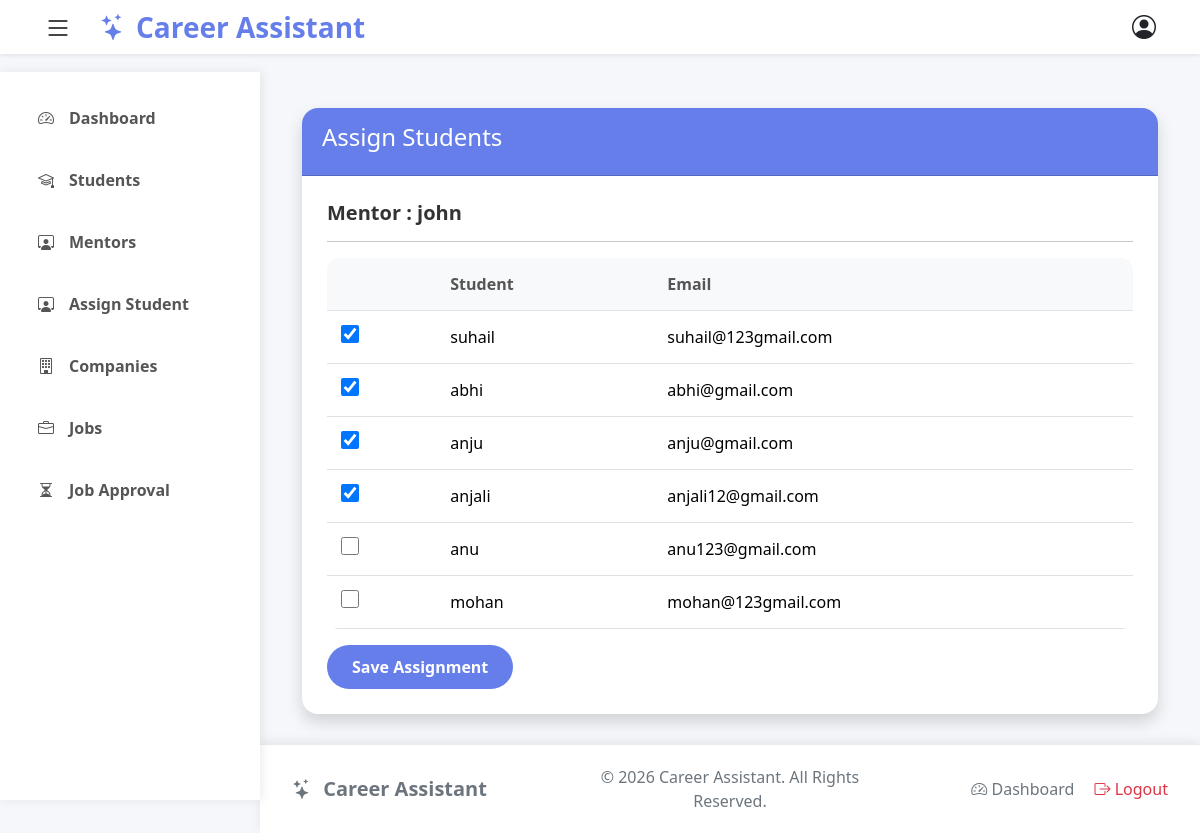
/assign-students/1/ (signed in), run on the app's committed database.
### careerproject/models.py (models this page shows, shortened)
class MentorProfile(models.Model):
    user = models.OneToOneField(CustomUser, on_delete=models.CASCADE)
    profile_pic = models.ImageField(upload_to='mentors/', blank=True, null=True)
    full_name = models.CharField(max_length=100, blank=True)
    phone = models.CharField(max_length=15, blank=True)
    GENDER_CHOICES = (
            ('Male', 'Male'),
            ('Female', 'Female'),
            ('Other', 'Other')
    )
    gender = models.CharField(max_length=10, choices=GENDER_CHOICES, blank=True)
    QUALIFICATION_CHOICES = (
    ('Diploma', 'Diploma'),
    ('BCA', 'BCA'),
    ('B.Sc', 'B.Sc'),
    ('B.Tech', 'B.Tech'),
    ('BE', 'BE'),
    ('B.Com', 'B.Com'),
    ('BA', 'BA'),
    ('MCA', 'MCA'),
    ('M.Sc', 'M.Sc'),
    ('M.Tech', 'M.Tech'),
    ('MBA', 'MBA'),
    ('PhD', 'PhD'),
    ('Other', 'Other'),
    )
    qualification = models.CharField(max_length=100, choices=QUALIFICATION_CHOICES, blank=True)
    specialization = models.CharField(max_length=100, blank=True)
    experience = models.PositiveIntegerField(default=0)
    company = models.CharField(max_length=100, blank=True)

class CustomUser(AbstractUser):
    username = models.CharField(max_length=20, unique=True)
    email = models.EmailField(unique=True)
    ROLE_CHOICES = (
        ('admin', 'Admin'),
        ('student', 'Student'),
        ('mentor', 'Mentor'),
        ('company', 'Company'),
    )
    role = models.CharField(
        max_length=10, choices=ROLE_CHOICES, default='student')

class StudentProfile(models.Model):
    user = models.OneToOneField(CustomUser, on_delete=models.CASCADE)
    mentor = models.ForeignKey('MentorProfile', on_delete=models.SET_NULL, null=True, blank=True, related_name="students")
    profile_pic = models.ImageField(upload_to='students/', blank=True, null=True)
    full_name = models.CharField(max_length=100)
    phone = models.CharField(max_length=15,)
    GENDER_CHOICES = (
            ('Male', 'Male'),
            ('Female', 'Female'),
            ('Other', 'Other')
    )
    gender = models.CharField(max_length=10,choices=GENDER_CHOICES)
    dob = models.DateField(blank=True, null=True)
    location = models.CharField(max_length=100, blank=True)
    QUALIFICATION_CHOICES=(
            ('10th', '10th'),
            ('12th', '12th'),
            ('Diploma', 'Diploma'),
            ('Graduate', 'Graduate'),
            ('Post Graduate', 'Post Graduate'),
            ('Others', 'Others'),
    )
    qualification = models.CharField(max_length=30, choices=QUALIFICATION_CHOICES)
    course = models.CharField(max_length=100)
    OCCUPATIONAL_CHOICES=(
            ('Student', 'Student'),
            ('Unemployed', 'Unemployed'),
            ('Employed', 'Employed'),
            ('Career Break', 'Career Break'),
    )
    occupational_status = models.CharField(max_length=20, choices=OCCUPATIONAL_CHOICES)
    skills = models.TextField()
    resume = models.FileField(upload_to='resumes/', blank=True, null=True)
    bio = models.TextField(blank=True)

### careerproject/views.py (the view, shortened to what this page needs)
# urls.py: path("assign-students/<int:id>/",views.assign_students,name="assign_students",),
@login_required(login_url="/users/login")
def assign_students(request, id):
    if not request.user.is_superuser:
        return redirect("dashboard")
    mentor = get_object_or_404(
        MentorProfile,
        id=id
    )
    students = StudentProfile.objects.select_related(
        "user"
    ).all()
    assigned_students = StudentProfile.objects.filter(
        mentor=mentor
    ).values_list(
        "id",
        flat=True
    )
    context = {
        "mentor": mentor,
        "students": students,
        "assigned_students": assigned_students,
    }
    return render(
        request,
        "admin_module/manage_mentors/assign_students.html",
        context
    )

### templates/admin_module/manage_mentors/assign_students.html (shortened to what this page needs)
{% extends 'admin_module/administration/admin_base.html' %}
{% load static %}
{%block css%}
<link rel="stylesheet" href="{% static 'css/assign_students.css' %}">
{%endblock%}
{% block content %}
<div class="container mt-4">
<div class="card shadow assign-card">
<div class="card-header">
<h4>Assign Students</h4>
</div>
<div class="card-body">
<h5 class="mentor-name">
Mentor :
{{ mentor.user.username }}
</h5>
<hr>
<form method="POST">
<div class="table-responsive">
<table class="table">
<thead>
<tr>
<th></th>
<th>Student</th>
<th>Email</th>
</tr>
</thead>
<tbody>
{% for student in students %}
<tr>
<td>
<input
type="checkbox"
name="students"
value="{{ student.id }}"
{% if student.id in assigned_students %}
checked
{% endif %}
>
</td>
<td>
{{ student.user.username }}
</td>
<td>
{{ student.user.email }}
</td>
</tr>
{% endfor %}
</tbody>
</table>
</div>
<button type="submit" class="btn save-btn">
Save Assignment
</button>
</form>
</div>
</div>
</div>
{% endblock %}

### static/css/private.css (style rules this page uses)
* { margin:0; padding:0; box-sizing:border-box; }
body { font-family:'Segoe UI',sans-serif; background:#f5f7fb; min-height:100vh; display:flex; flex-direction:column; }
html,body { height:100%; }
body { display:flex; flex-direction:column; min-height:100vh; }

### static/css/assign_students.css (style rules this page uses)
.assign-card { border:none; border-radius:16px; overflow:hidden; }
.assign-card .card-header { background:#667eea; color:white; padding:15px 20px; font-weight:600; }
.assign-card .card-body { padding:25px; }
.mentor-name { font-size:20px; font-weight:600; color:#333; }
.table { border-radius:12px; overflow:hidden; }
.table th { background:#f8f9fa; color:#555; font-weight:600; }
.table td, .table th { padding:14px; vertical-align:middle; }
input[type="checkbox"] { width:18px; height:18px; cursor:pointer; }
.save-btn { background:#667eea; border:none; padding:10px 25px; border-radius:25px; color:white; font-weight:600; }

### data on the page
MentorProfile: user.username "john"
StudentProfile: students "☑", user.username "suhail", user.email "suhail@123gmail.com"
StudentProfile: students "☑", user.username "abhi", user.email "abhi@gmail.com"
StudentProfile: students "☑", user.username "anju", user.email "anju@gmail.com"
StudentProfile: students "☑", user.username "anjali", user.email "anjali12@gmail.com"
StudentProfile: user.username "anu", user.email "anu123@gmail.com"
StudentProfile: user.username "mohan", user.email "mohan@123gmail.com"
